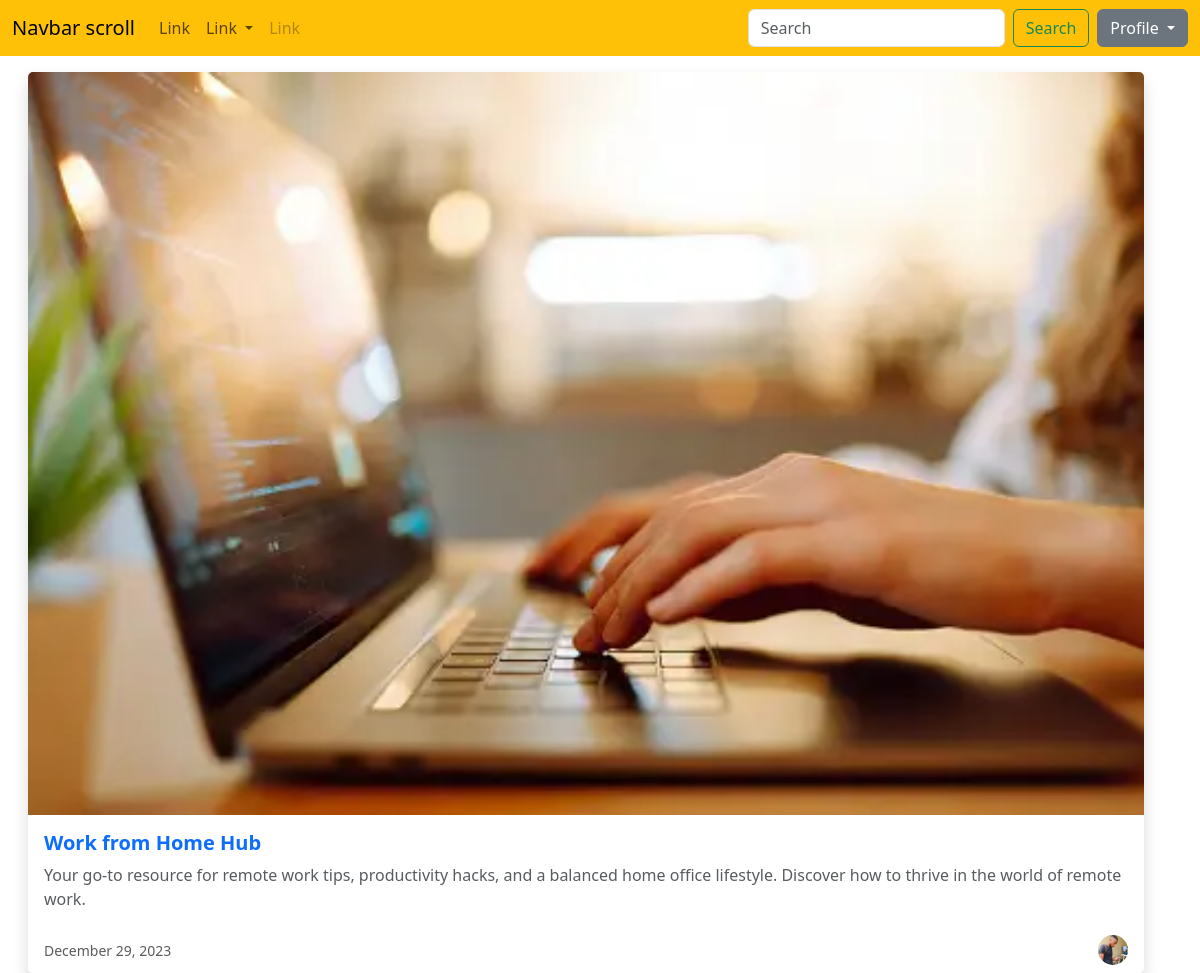
The app's page /detail/14/ with its own data.
### blog/models.py (models this page shows, shortened)
class Posts(models.Model):
    title = models.CharField(max_length=100)
    content = models.TextField()
    date_posted = models.DateTimeField(default=timezone.now)
    author = models.ForeignKey(User, on_delete=models.CASCADE)
    image = models.ImageField(default='', blank=True, upload_to = 'images')

### blog/views.py (the view)
# urls.py: path('detail/<int:pk>/', views.detail, name='detail'),
def detail(request, pk):
    post = get_object_or_404(Posts, pk=pk)
    return render(request, 'blog/detail.html', {'post': post})

### blog/templates/blog/detail.html (shortened to what this page needs)
{% load static %}
<!DOCTYPE html>
<html lang="en">
<head>
    <link href="https://cdn.jsdelivr.net/npm/bootstrap@5.3.2/dist/css/bootstrap.min.css" rel="stylesheet">
</head>
<body>
<nav class="navbar navbar-expand-lg bg-warning fixed-top">
  <div class="container-fluid" >
    <a class="navbar-brand" href="#">Navbar scroll</a>
    <div class="collapse navbar-collapse" id="navbarScroll">
      <ul class="navbar-nav me-auto my-2 my-lg-0 navbar-nav-scroll" style="--bs-scroll-height: 100px;">
        <li class="nav-item">
          <a class="nav-link" href="#">Link</a>
        </li>
        <li class="nav-item dropdown">
          <a class="nav-link dropdown-toggle" href="#" role="button" data-bs-toggle="dropdown" aria-expanded="false">
            Link
          </a>
        </li>
        <li class="nav-item">
          <a class="nav-link disabled" aria-disabled="true">Link</a>
        </li>
      </ul>
      <form class="d-flex" role="search">
        <input class="form-control me-2" type="search" placeholder="Search" aria-label="Search">
        <button class="btn btn-outline-success" type="submit">Search</button>
      </form>
<div class="dropdown ms-2">
    <button class="btn btn-secondary dropdown-toggle" type="button" id="profileDropdown" data-bs-toggle="dropdown" aria-expanded="false">
        Profile
    </button>
</div>
    </div>
  </div>
</nav>
<br><br>
<div class="container custom-container mt-4 ms-md-3 me-md-4">
    <div class="card border-0 shadow">
        <img src="{{ post.image.url }}" class="card-img-top" alt="{{ post.title }}" style="max-width: 100%; height: auto;">
        <div class="card-body p-3">
            <h5 class="card-title fw-bold text-primary fs-5">{{ post.title }}</h5>
            <p class="card-text text-muted fs-6">{{ post.content }}</p>
        </div>
        <div class="card-footer bg-white border-0 d-flex justify-content-between align-items-center">
            <div>
                <small class="text-muted">{{ post.date_posted|date:"F d, Y" }}</small>
            </div>
            <img src="{% static 'images/profile.png' %}" class="rounded-circle profile-picture-small" alt="{{ post.author }}">
        </div>
    </div>
</div>
</body>
</html>

### blog/templates/blog/detail.html (style rules this page uses)
.profile-picture-small { width: 30px; height: 30px; object-fit: cover; border-radius: 50%; }

### records on screen
Posts: image (picture), title "Work from Home Hub", content "Your go-to resource for remote work tips, productivity hacks, and a balanced home office lifestyle. Discover how to thrive in the world of remote work.", date_posted "December 29, 2023"
